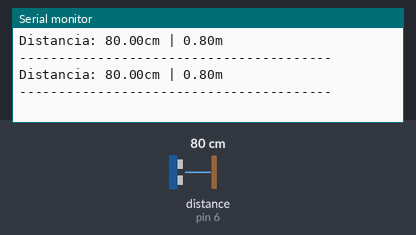
The sketch below on a simulated Arduino Uno, built with avr-gcc and run on an emulated ATmega328P. Parts: the last lines printed to the serial monitor. The inputs (shaded band) are chosen by the test bench; at power-on: distance to the obstacle (sensor on pin 6) 80 cm. The echo pulse lasts 58.3 µs per cm.

Above: at 1.8 s.
1.9 s: distance to the obstacle (sensor on pin 6) set to 2 cm
At 2.4 s:
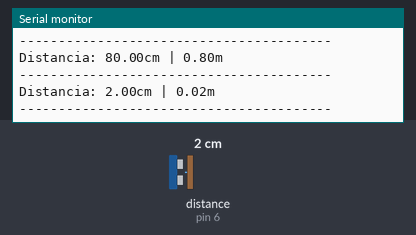
3.4 s: distance to the obstacle (sensor on pin 6) set to 4 cm
At 4.9 s:
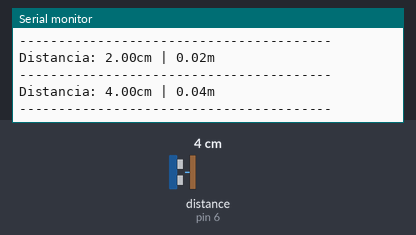
Timing chart, 0 to 6.4 s (numbered marks = the images above; inputs shaded):
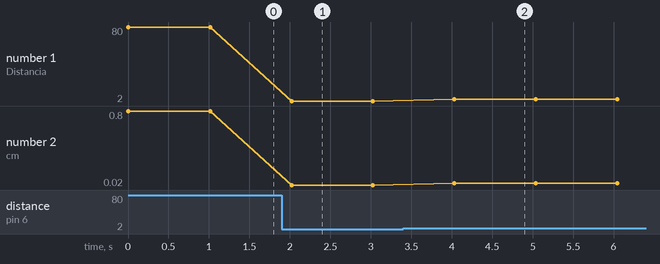

Measured:
- after the input at 1.9 s, the serial monitor: prints a new line after 0.12 s (image 1)
- after the input at 3.4 s, the serial monitor: prints a new line after 0.63 s (image 2)
- plotted number 1: 80 → 2 after the input at 1.9 s, 2 → 4 after the input at 3.4 s
- plotted number 2: 0.8 → 0.02 after the input at 1.9 s, 0.02 → 0.04 after the input at 3.4 s

The sketch:

Aula-28.ino
```cpp
#include <HCSR04.h>

#define p_trigger 5
#define p_echo 6

UltraSonicDistanceSensor distanceSensor(p_trigger, p_echo);

float dist_cm, dist_m;

void setup() {
  Serial.begin(9600);
}

void loop() {
  dist_cm = distanceSensor.measureDistanceCm();
  dist_m = dist_cm / 100;
  Serial.print("Distancia: ");
  Serial.print(dist_cm);
  Serial.print("cm | ");
  Serial.print(dist_m);
  Serial.println("m");
  Serial.println("----------------------------------------");
  delay(1000);
}
```
